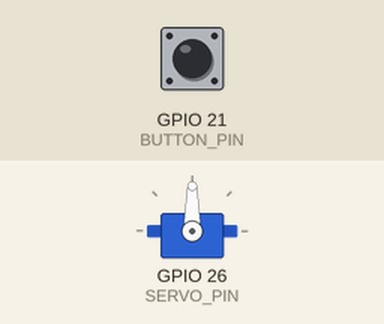
Recording of a sketch running on a simulated ESP32. On the bench: servo. The inputs (shaded band) are chosen by the test bench; at power-on: GPIO 21 (BUTTON_PIN) HIGH. WiFi joins after 1.5 s; servers stay silent unless stated; network time is answered at once with the bench clock; the local clock reads 2024-03-15 10:24:30 at power-on unless the sketch sets it; what the sketch prints to the serial monitor is not drawn.

Above: at 2.7 s.
2.8 s: GPIO 21 (BUTTON_PIN) pulled LOW for 0.15 s
At 4.4 s:
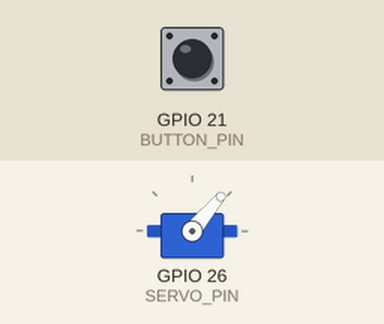
8.9 s: GPIO 21 (BUTTON_PIN) pulled LOW for 1 s
At 15.3 s:
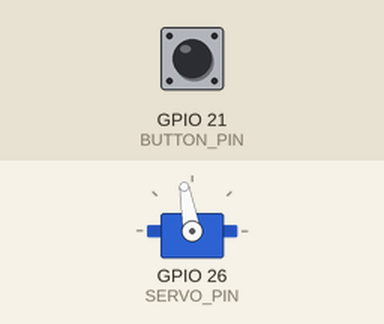
Timing chart, 0 to 31.5 s (numbered marks = the images above; inputs shaded):
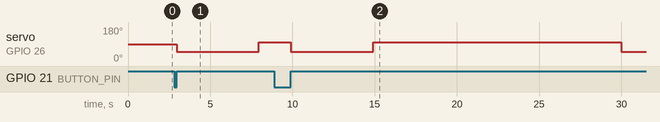

Measured:
- after the input at 2.8 s, servo on GPIO 26 (SERVO_PIN): 90° → 50° after 0.15 s, → 100° 5.0 s later
- after the input at 8.9 s, servo on GPIO 26 (SERVO_PIN): 100° → 50° after 1.0 s instead of 21.1 s

The sketch:

button_test.ino
```cpp
#define BUTTON_PIN 21 // GPIO21 pin connected to button
#include <WiFi.h>
#include <WiFiUdp.h>
#include <NTPClient.h>
#include <TimeLib.h>
#include <ESP32Servo.h>

#define SERVO_PIN 26 // ESP32 pin GPIO26 connected to servo motor
//time init
Servo servoMotor;


const char *ssid     = "P60Art";
const char *password = "fsj13579";

WiFiUDP ntpUDP;

NTPClient timeClient(ntpUDP, "asia.pool.ntp.org", -14400, 60000);

char Time[ ] = "TIME:00:00:00";
char Date[ ] = "DATE:00/00/2000";
byte last_second, second_, minute_, hour_, day_, month_;
int year_;


// button init
int lastState = HIGH; // the previous state from the input pin
int currentState;     // the current reading from the input pin

void setup() {
  Serial.begin(115200);
  WiFi.begin(ssid, password);
  Serial.print("Connecting.");

  while ( WiFi.status() != WL_CONNECTED ) {
    delay(500);
    Serial.print(".");
  }
  Serial.println("connected");
  timeClient.begin();
  servoMotor.attach(SERVO_PIN);  // attaches the servo on ESP32 pin
  // initialize the pushbutton pin as an pull-up input
  pinMode(BUTTON_PIN, INPUT_PULLUP);
}

void loop()
{
  currentState = digitalRead(BUTTON_PIN);

  timeClient.update();
  unsigned long unix_epoch = timeClient.getEpochTime();    // Get Unix epoch time from the NTP server

  second_ = second(unix_epoch);
  if (last_second != second_) {


    minute_ = minute(unix_epoch);
    hour_   = hour(unix_epoch);
    day_    = day(unix_epoch);
    month_  = month(unix_epoch);
    year_   = year(unix_epoch);


    Time[12] = second_ % 10 + 48;
    Time[11] = second_ / 10 + 48;
    Time[9]  = minute_ % 10 + 48;
    Time[8]  = minute_ / 10 + 48;
    Time[6]  = hour_   % 10 + 48;
    Time[5]  = hour_   / 10 + 48;


    Serial.println(Time);
    Serial.println(Date);

    last_second = second_;
  }
  if(lastState == LOW && currentState == HIGH)
  {
    Serial.println("button hit!");
  }
  if (second_ % 60 == 0 || (lastState == LOW && currentState == HIGH))
  {
    moveServo();
  }
  // save the last state
  lastState = currentState;
}


void moveServo(){
  Serial.println("Moving arm!");
  servoMotor.write(50);

  delay(5000);

  servoMotor.write(100);
}
```
